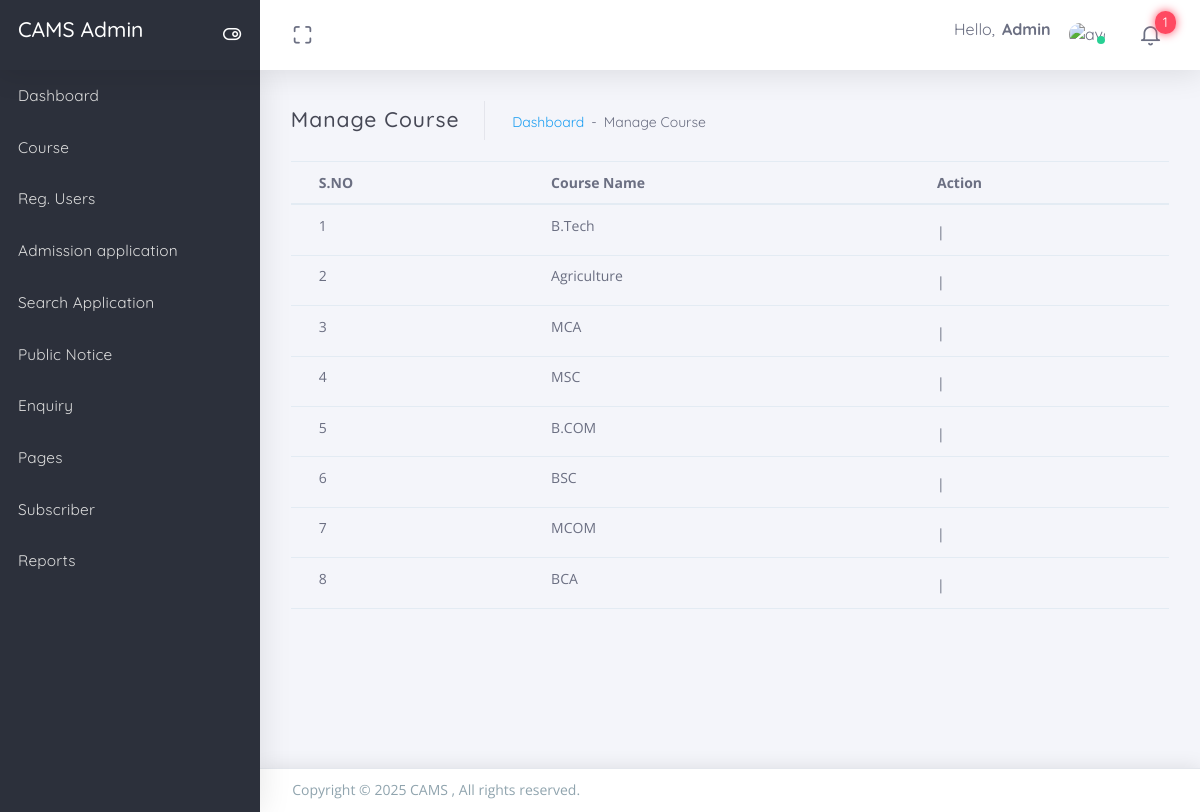
The app's page /uams/admin/manage-course.php (signed in) with its own data.
### tables this page shows
CREATE TABLE `tblcourse` (
  `ID` int(11) NOT NULL,
  `CourseName` varchar(90) DEFAULT NULL,
  `CourseDescription` mediumtext DEFAULT NULL,
  `CreationDate` timestamp NULL DEFAULT current_timestamp()
);

### uams/admin/manage-course.php (the view, shortened to what this page needs)
<?php
include('includes/dbconnection.php');
if (strlen($_SESSION['aid']==0)) {
  header('location:logout.php');
  } else{
?>
<!DOCTYPE html>
<html class="loading" lang="en" data-textdirection="ltr">
<head>
  <link href="https://maxcdn.icons8.com/fonts/line-awesome/1.1/css/line-awesome.min.css"
  rel="stylesheet">
</head>
<body class="vertical-layout vertical-menu-modern 2-columns   menu-expanded fixed-navbar"
data-open="click" data-menu="vertical-menu-modern" data-col="2-columns">
<?php include('includes/header.php');?>
<?php include('includes/leftbar.php');?>
  <div class="app-content content">
    <div class="content-wrapper">
      <div class="content-header row">
        <div class="content-header-left col-md-6 col-12 mb-2 breadcrumb-new">
          <h3 class="content-header-title mb-0 d-inline-block">
           Manage Course
          </h3>
          <div class="row breadcrumbs-top d-inline-block">
            <div class="breadcrumb-wrapper col-12">
              <ol class="breadcrumb">
                <li class="breadcrumb-item"><a href="dashboard.php">Dashboard</a>
                </li>
                <li class="breadcrumb-item active">Manage Course
                </li>
              </ol>
            </div>
          </div>
        </div>
      </div>
      <div class="content-body">
<table class="table mb-0">
 <thead>
                <tr>
                  <th>S.NO</th>
                  <th>Course Name</th>
                   <th>Action</th>
                </tr>
              </thead>
               <?php
$ret=mysqli_query($con,"select * from tblcourse");
$cnt=1;
while ($row=mysqli_fetch_array($ret)) {
?>
                <tr>
                  <td><?php echo $cnt;?></td>
                  <td><?php  echo $row['CourseName'];?></td>
                  <td><a href="edit-course.php?editid=<?php echo $row['ID'];?>"><i class="la la-edit"></i></a> |
                </tr>
                <?php
$cnt=$cnt+1;
}?>
</table>
</div>
      </div>
      </div>
<?php include('includes/footer.php');?>
</body>
</html>
<?php  } ?>

### uams/admin/includes/header.php (shortened to what this page needs)
  <link rel="stylesheet" type="text/css" href="../app-assets/css/vendors.css">
  <link rel="stylesheet" type="text/css" href="../app-assets/css/app.css">
  <link rel="stylesheet" type="text/css" href="../app-assets/css/core/menu/menu-types/vertical-menu-modern.css">
  <link rel="stylesheet" type="text/css" href="../app-assets/css/core/colors/palette-gradient.css">
  <link rel="stylesheet" type="text/css" href="../app-assets/css/plugins/forms/extended/form-extended.css">
<nav class="header-navbar navbar-expand-md navbar navbar-with-menu navbar-without-dd-arrow fixed-top navbar-semi-dark navbar-shadow">
    <div class="navbar-wrapper">
      <div class="navbar-header">
        <ul class="nav navbar-nav flex-row">
          <li class="nav-item mr-auto">
            <a class="navbar-brand" href="dashboard.php">
              <h3 class="brand-text">CAMS Admin</h3>
            </a>
          </li>
          <li class="nav-item d-none d-md-block float-right"><a class="nav-link modern-nav-toggle pr-0" data-toggle="collapse"><i class="toggle-icon ft-toggle-right font-medium-3 white" data-ticon="ft-toggle-right"></i></a></li>
        </ul>
      </div>
      <div class="navbar-container content">
        <div class="collapse navbar-collapse" id="navbar-mobile">
          <ul class="nav navbar-nav mr-auto float-left">
            <li class="nav-item d-none d-md-block"><a class="nav-link nav-link-expand" href="#"><i class="ficon ft-maximize"></i></a></li>
          </ul>
          <ul class="nav navbar-nav float-right">
            <li class="dropdown dropdown-user nav-item">
              <a class="dropdown-toggle nav-link dropdown-user-link" href="#" data-toggle="dropdown">
                <span class="mr-1">Hello,
                  <?php
$admid=$_SESSION['aid'];
$ret=mysqli_query($con,"select AdminName from tbladmin where ID='$admid'");
$row=mysqli_fetch_array($ret);
$name=$row['AdminName'];
?>
                  <span class="user-name text-bold-700" ><?php echo $name; ?></span>
                </span>
                <span class="avatar avatar-online">
                  <img src="app-assets/images/user.png" alt="avatar"><i></i></span>
              </a>
            </li>
<?php $qury=mysqli_query($con,"SELECT  tbladmapplications.ID as appid,tbluser.FirstName,tbladmapplications.CourseApplieddate from tbladmapplications join tbluser on tbluser.ID=tbladmapplications.UserId where tbladmapplications.AdminStatus is null");
$num=mysqli_num_rows($qury);
?>
 <li class="dropdown dropdown-notification nav-item">
              <a class="nav-link nav-link-label" href="#" data-toggle="dropdown"><i class="ficon ft-bell"></i>
                <span class="badge badge-pill badge-default badge-danger badge-default badge-up badge-glow">
                  <?php echo $num;?></span>
              </a>
            </li>
          </ul>
        </div>
      </div>
    </div>
  </nav>

### uams/app-assets/css/core/menu/menu-types/vertical-menu-modern.css (style rules this page uses)
body.vertical-layout.vertical-menu-modern .navbar .navbar-brand { white-space: nowrap; }
body.vertical-layout.vertical-menu-modern.menu-expanded .navbar .navbar-header { float: left; width: 260px; }
body.vertical-layout.vertical-menu-modern.menu-expanded .navbar .navbar-container { margin-left: 260px; }
body.vertical-layout.vertical-menu-modern.menu-expanded .navbar .navbar-brand .brand-text { animation: 0.3s cubic-bezier(0.25, 0.8, 0.25, 1) 0s normal forwards 1 fadein; }
body.vertical-layout.vertical-menu-modern.menu-expanded .content, body.vertical-layout.vertical-menu-modern.menu-expanded .footer { margin-left: 260px; }

### records on screen
tblcourse: CourseName "B.Tech"
tblcourse: CourseName "Agriculture"
tblcourse: CourseName "MCA"
tblcourse: CourseName "MSC"
tblcourse: CourseName "B.COM"
tblcourse: CourseName "BSC"
tblcourse: CourseName "MCOM"
tblcourse: CourseName "BCA"

### other values on screen
$name "Admin"
$num "1"
